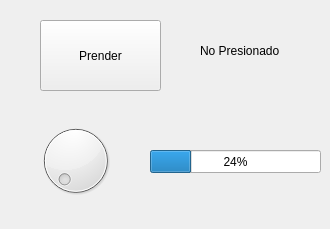
<?xml version="1.0" encoding="UTF-8"?>
<ui version="4.0">
 <class>MainWindow</class>
 <widget class="QMainWindow" name="MainWindow">
  <property name="geometry">
   <rect>
    <x>0</x>
    <y>0</y>
    <width>330</width>
    <height>229</height>
   </rect>
  </property>
  <property name="windowTitle">
   <string>MainWindow</string>
  </property>
  <widget class="QWidget" name="centralwidget">
   <widget class="QPushButton" name="pushButton">
    <property name="geometry">
     <rect>
      <x>40</x>
      <y>20</y>
      <width>121</width>
      <height>71</height>
     </rect>
    </property>
    <property name="text">
     <string>Prender</string>
    </property>
   </widget>
   <widget class="QLabel" name="label">
    <property name="geometry">
     <rect>
      <x>200</x>
      <y>30</y>
      <width>111</width>
      <height>41</height>
     </rect>
    </property>
    <property name="text">
     <string>No Presionado</string>
    </property>
   </widget>
   <widget class="QDial" name="dial">
    <property name="geometry">
     <rect>
      <x>30</x>
      <y>120</y>
      <width>91</width>
      <height>81</height>
     </rect>
    </property>
    <property name="maximum">
     <number>255</number>
    </property>
   </widget>
   <widget class="QProgressBar" name="progressBar">
    <property name="geometry">
     <rect>
      <x>150</x>
      <y>150</y>
      <width>171</width>
      <height>23</height>
     </rect>
    </property>
    <property name="value">
     <number>24</number>
    </property>
   </widget>
  </widget>
 </widget>
 <resources/>
 <connections/>
</ui>
